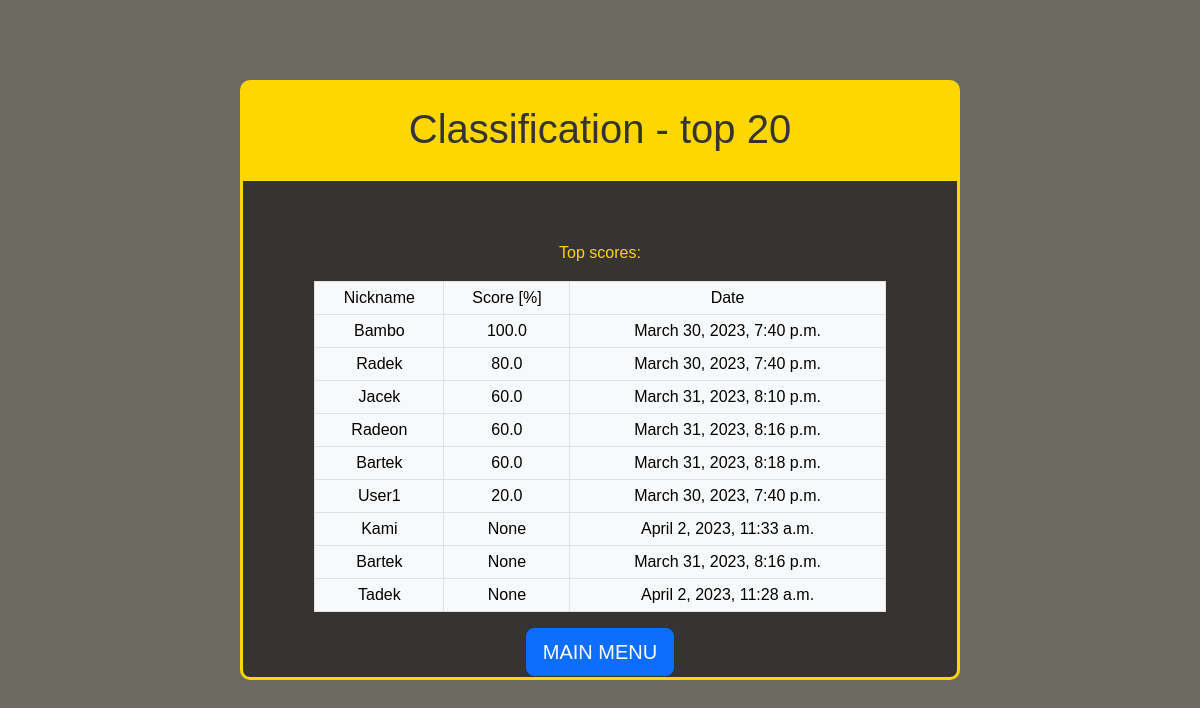
Before: /quiz/classification with the older database file.
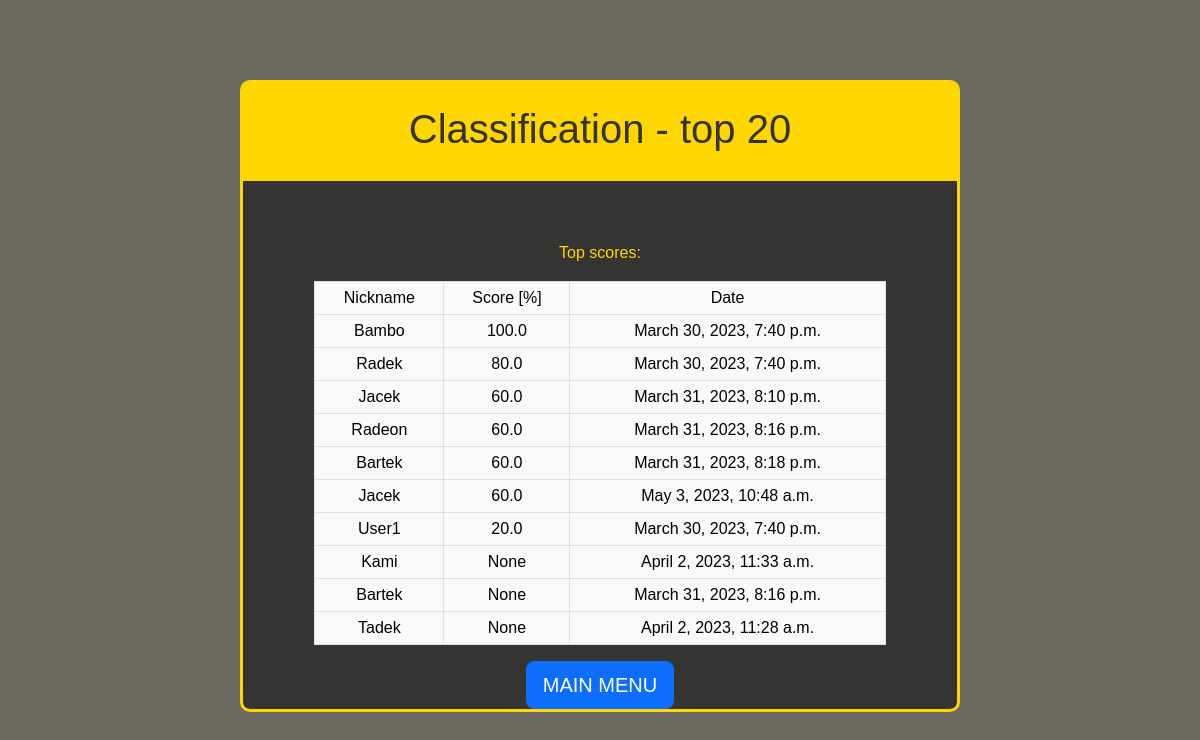
After: the same page with the newer database file.
### quiz_django_app/models.py (models this page shows)
class Game(models.Model):
    question_quantity = models.IntegerField(help_text = "value specified by user, how many question are in this game")
    actual_question = models.IntegerField(help_text = "id of actual question")
    question_counter = models.IntegerField(default=1, help_text = "counts number of questions answered in this game")
    total_score = models.IntegerField(default=0)
    questions_used= models.ManyToManyField(Question)
    nickname = models.CharField(max_length=255, null=True)
    percentage = models.FloatField(null=True)
    created_at = models.DateTimeField(auto_now_add=True, null=True)
    completed_game = models.BooleanField(default=False)

### quiz_django_app/views.py (the view)
# urls.py: path('quiz/classification', views.classification, name='classification'),
def classification(request):
    classification_list = Game.objects.all().order_by('-total_score')[:20]
    context = {
        'classification_list': classification_list,
    }
    return render(request, 'classification.html', context)

### quiz_django_app/templates/classification.html (shortened to what this page needs)
{% extends "master_template.html" %}
{% block header %}
    <div id="header-container">
        <h1>Classification - top 20</h1>
    </div>
{% endblock %}
{% block content %}
    <p>Top scores:</p>
    <div class="table-container">
        <table class="table table-light table-bordered table-hover table-sm">
            <thead>
                <tr>
                    <td>Nickname</td>
                    <td>Score [%]</td>
                    <td>Date</td>
                </tr>
            </thead>
            <tbody>
                {% for game in classification_list %}
                    <tr>
                        <td>{{ game.nickname }}</td>
                        <td>{{ game.percentage }}</td>
                        <td>{{ game.created_at }}</td>
                    </tr>
                {% endfor %}
            </tbody>
        </table>
        </div>
    <a href="{% url 'index' %}">
        <button type="button" class="btn btn-primary btn-lg">MAIN MENU</button>
    </a>
    <br>
{% endblock %}

Changed rows visible on the page:
added Game: nickname "Jacek", percentage "60.0", created_at "May 3, 2023, 10:48 a.m."
